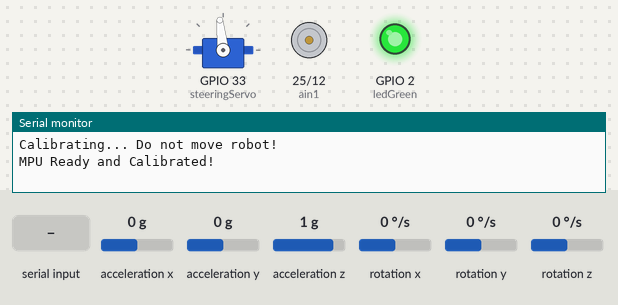
Bench run of a sketch on a simulated ESP32. Shown: servo, motor-driver pin pairs drawn as motors (green arrow = first pin HIGH = forward, orange = second pin HIGH = backward, longer = more drive, scaled by the enable pin), output pins drawn as LEDs (lit = HIGH), the last lines printed to the serial monitor. Inputs (shaded band) come from the test bench; at power-on: rotation z 0 °/s, acceleration x 0 g, acceleration y 0 g, acceleration z 1 g, rotation x 0 °/s, rotation y 0 °/s.

Above: at 5.2 s.
5.3 s: "l\n" received over the second serial link
At 6.5 s:
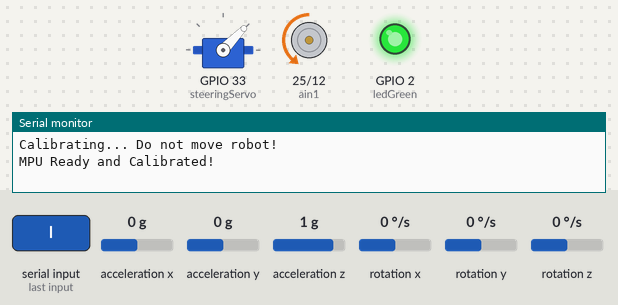
6.8 s: rotation z set to -192 °/s
At 7.6 s:
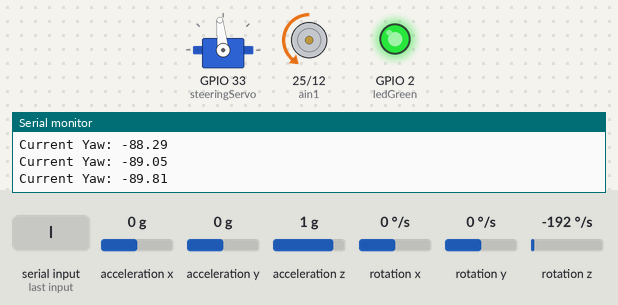
9.2 s: "r\n" received over the second serial link
At 10.4 s:
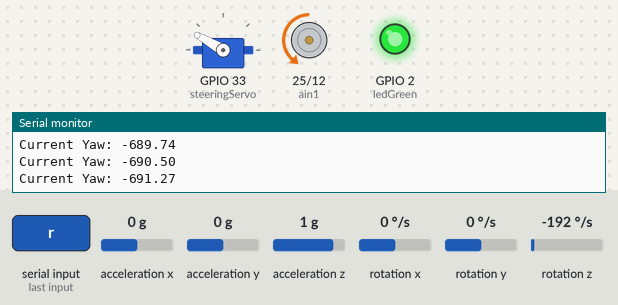
10.7 s: rotation z set to 192 °/s
At 12.54 s:
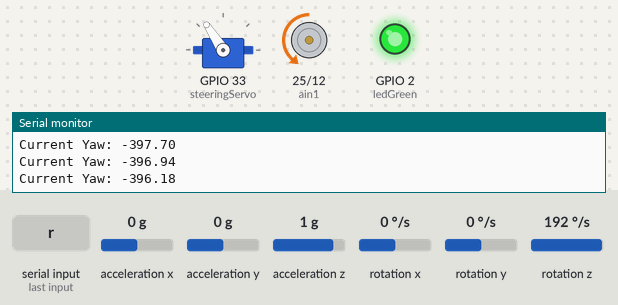
13.7 s: "90,45\n" received over the second serial link
At 14.8 s:
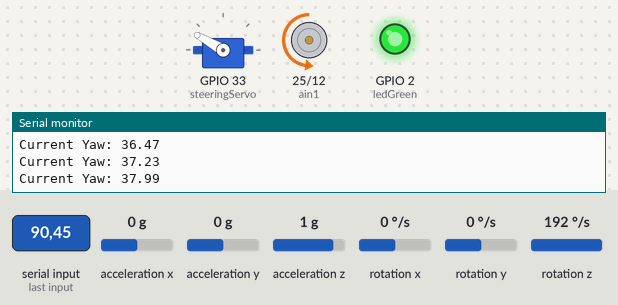
15.6 s: "t\n" received over the second serial link
At 16.9 s:
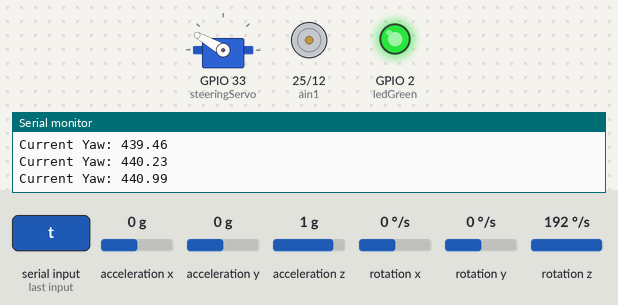
Timing chart, 0 to 18.1 s (numbered marks = the images above; inputs shaded):
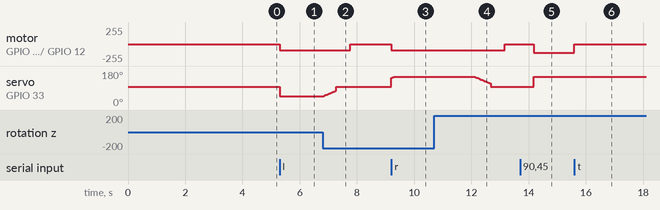

The sketch:

ESP32_code.ino
```cpp
#include <Arduino.h>
#include <ESP32Servo.h>
#include <Wire.h>
#include <MPU6050_tockn.h>
#include <cmath>

HardwareSerial mySerial(2);
Servo steeringServo;
MPU6050 mpu(Wire);

const int ledGreen = 2;
const int button_start = 15;
const int pwma = 13;
const int ain1 = 25;
const int ain2 = 12;

const double k = 0.33;
const double minL = 76.0;
const double minR = 114.0;

int driveSpeed = 130;
float yaw = 0;
bool isTurning = false;
float targetYaw = 0;
int turnDirection = 0;

void stopAll();
void driveForward(int speed);
void updateYaw();
void startTurn();
void checkTurnProgress();

void setup() {
  digitalWrite(ledGreen, LOW);
  pinMode(button_start, INPUT_PULLUP);

  while(button_start == HIGH){
    digitalWrite(ledGreen, HIGH);
    delay(500);
    digitalWrite(ledGreen, LOW);
    delay(500);
  }
  delay(1000);
  Serial.begin(115200);

  mySerial.begin(9600, SERIAL_8N1, 27, 14);

  Wire.begin(21, 22);
  mpu.begin();

  Serial.println("Calibrating... Do not move robot!");
  mpu.calcGyroOffsets(true);

  steeringServo.attach(33);
  pinMode(ain1, OUTPUT);
  pinMode(ain2, OUTPUT);
  pinMode(pwma, OUTPUT);
  pinMode(ledGreen, OUTPUT);

  stopAll();
  steeringServo.write(96);
  Serial.println("MPU Ready and Calibrated!");
  digitalWrite(ledGreen, HIGH);
  mySerial.println("a");
}

void loop() {
  updateYaw();

  if (mySerial.available() > 0 && !isTurning) {
    String data = mySerial.readStringUntil('\n');
    data.trim();

    if (data.length() > 0) {
      if (data == "l") {
        targetYaw = yaw - 90.0;
        turnDirection = 1;
        startTurn();
      } else if (data == "r") {
        targetYaw = yaw + 90.0;
        turnDirection = -1;
        startTurn();
      } else if (data == "n") {
        targetYaw = yaw - 45.0;
        turnDirection = 1;
        startTurn();
      } else if (data == "m") {
        targetYaw = yaw + 45.0;
        turnDirection = -1;
        startTurn();
      } else if (data == "t") {
        stopAll();
        delay(1100);
      } else if (data == "e") {
        delay(500);
        stopAll();
      } else {
        int incomingAngle = data.toInt();
        int servoAngle = map(incomingAngle, -90, 90, 40, 150);
        steeringServo.write(servoAngle);
        driveForward(driveSpeed);
      }
    }
  }

  if (isTurning) {
    checkTurnProgress();
  }
}

void updateYaw() {
  mpu.update();
  yaw = mpu.getGyroAngleZ();

  static float lastPrintedYaw = 0;
  if (abs(yaw - lastPrintedYaw) > 0.5) {
    Serial.print("Current Yaw: ");
    Serial.println(yaw);
    lastPrintedYaw = yaw;
  }
}

void startTurn() {
  isTurning = true;
  driveForward(driveSpeed - 35);
  if (turnDirection == 1) steeringServo.write(40);
  else if (turnDirection == -1) steeringServo.write(150);
}

void checkTurnProgress() {
  bool turnComplete = false;

  if (turnDirection == 1) {
    if (yaw > targetYaw) {
      int turnAngle = round(minL - (k * (yaw - targetYaw)));
      steeringServo.write(constrain(turnAngle, 40, 80));
    } else {
      turnComplete = true;
    }
  } else if (turnDirection == -1) {
    if (yaw < targetYaw) {
      int turnAngle = round(minR - (k * (yaw - targetYaw)));
      steeringServo.write(constrain(turnAngle, 110, 150));
    } else {
      turnComplete = true;
    }
  }

  if (turnComplete) {
    //turnCount++;
    steeringServo.write(96);
    isTurning = false;
    delay(500);
    turnDirection = 0;
    mySerial.println("h");
    stopAll();
    delay(1000);
  }
}

void driveForward(int speed) {
  digitalWrite(ain1, LOW);
  digitalWrite(ain2, HIGH);
  analogWrite(pwma, speed);
}

void stopAll() {
  analogWrite(pwma, 0);
  digitalWrite(ain1, LOW);
  digitalWrite(ain2, LOW);
}
```

Measured:
- after the input at 5.3 s, motor on GPIO 25 (ain1) / GPIO 12 (ain2): stopped → backward 95/255 at once; servo on GPIO 33 (steeringServo): 96° → 46° at once
- after the input at 6.8 s, motor on GPIO 25 (ain1) / GPIO 12 (ain2): backward 95/255 → stopped after 0.97 s; servo on GPIO 33 (steeringServo): moves from 46° to 96° over 0.47 s, starting at once
- after the input at 9.2 s, motor on GPIO 25 (ain1) / GPIO 12 (ain2): stopped → backward 95/255 at once; servo on GPIO 33 (steeringServo): 96° → 150° at once
- after the input at 10.7 s, motor on GPIO 25 (ain1) / GPIO 12 (ain2): backward 95/255 → stopped after 2.5 s; servo on GPIO 33 (steeringServo): moves from 150° to 96° over 0.56 s, starting after 1.4 s
- after the input at 13.7 s, motor on GPIO 25 (ain1) / GPIO 12 (ain2): stopped → backward 130/255 after 0.47 s; servo on GPIO 33 (steeringServo): 96° → 150° after 0.47 s
- after the input at 15.6 s, motor on GPIO 25 (ain1) / GPIO 12 (ain2): backward 130/255 → stopped at once
